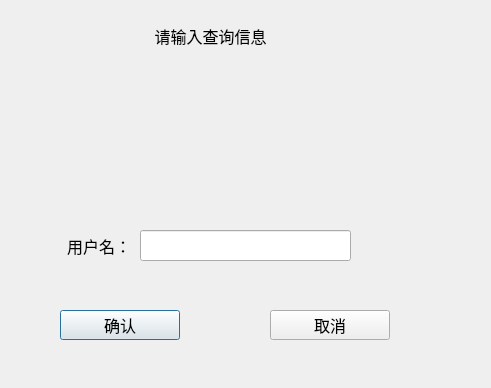
<?xml version="1.0" encoding="UTF-8"?>
<ui version="4.0">
 <class>Log_UserQueryDlg</class>
 <widget class="QDialog" name="Log_UserQueryDlg">
  <property name="geometry">
   <rect>
    <x>0</x>
    <y>0</y>
    <width>491</width>
    <height>388</height>
   </rect>
  </property>
  <property name="font">
   <font>
    <pointsize>6</pointsize>
   </font>
  </property>
  <property name="windowTitle">
   <string>Dialog</string>
  </property>
  <property name="styleSheet">
   <string notr="true">#Log_UserQueryDlg{background-image: url(:/image/box_back.jpg);}</string>
  </property>
  <widget class="QWidget" name="dateWid" native="true">
   <property name="geometry">
    <rect>
     <x>20</x>
     <y>69</y>
     <width>450</width>
     <height>120</height>
    </rect>
   </property>
   <property name="font">
    <font>
     <family>微软雅黑</family>
     <pointsize>12</pointsize>
    </font>
   </property>
  </widget>
  <widget class="QPushButton" name="okBtn">
   <property name="geometry">
    <rect>
     <x>60</x>
     <y>310</y>
     <width>120</width>
     <height>30</height>
    </rect>
   </property>
   <property name="font">
    <font>
     <family>微软雅黑</family>
     <pointsize>12</pointsize>
    </font>
   </property>
   <property name="text">
    <string>确认</string>
   </property>
  </widget>
  <widget class="QPushButton" name="quitBtn">
   <property name="geometry">
    <rect>
     <x>270</x>
     <y>310</y>
     <width>120</width>
     <height>30</height>
    </rect>
   </property>
   <property name="font">
    <font>
     <family>微软雅黑</family>
     <pointsize>12</pointsize>
    </font>
   </property>
   <property name="text">
    <string>取消</string>
   </property>
  </widget>
  <widget class="QLabel" name="label">
   <property name="geometry">
    <rect>
     <x>140</x>
     <y>20</y>
     <width>141</width>
     <height>31</height>
    </rect>
   </property>
   <property name="font">
    <font>
     <family>微软雅黑</family>
     <pointsize>12</pointsize>
    </font>
   </property>
   <property name="text">
    <string>请输入查询信息</string>
   </property>
   <property name="alignment">
    <set>Qt::AlignCenter</set>
   </property>
  </widget>
  <widget class="QLineEdit" name="userEdit">
   <property name="geometry">
    <rect>
     <x>140</x>
     <y>230</y>
     <width>211</width>
     <height>31</height>
    </rect>
   </property>
   <property name="font">
    <font>
     <family>微软雅黑</family>
     <pointsize>12</pointsize>
    </font>
   </property>
  </widget>
  <widget class="QLabel" name="label_2">
   <property name="geometry">
    <rect>
     <x>40</x>
     <y>230</y>
     <width>91</width>
     <height>31</height>
    </rect>
   </property>
   <property name="font">
    <font>
     <family>微软雅黑</family>
     <pointsize>12</pointsize>
    </font>
   </property>
   <property name="text">
    <string>用户名：</string>
   </property>
   <property name="alignment">
    <set>Qt::AlignRight|Qt::AlignTrailing|Qt::AlignVCenter</set>
   </property>
  </widget>
 </widget>
 <resources/>
 <connections/>
</ui>
